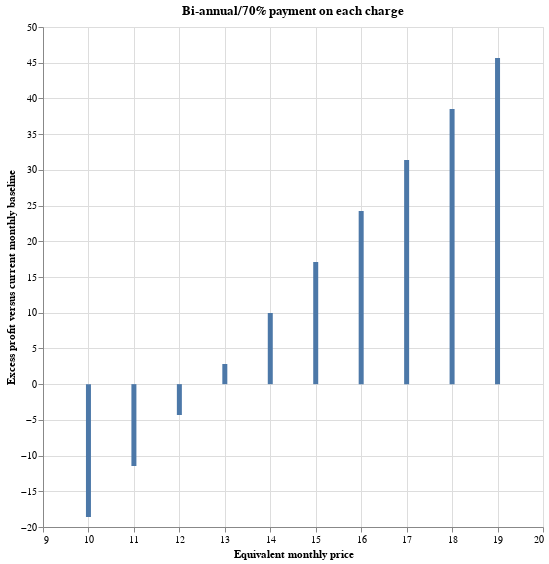

Source (notebook cell):
### Code cell
def compute_return(monthly_price, conversions, charges):
    """
    Take base price and discount it. Return expected revenue
    """
    charge_price = monthly_price * 12 / charges
    total = 0
    for i in range(1, charges + 1):
        total += charge_price * (conversions**i)
    return total


prices = list(range(10, 20, 1))

df = pd.DataFrame(prices, columns=["prices"])
df["conversion"] = 0.7
df["charges"] = 2

df["return"] = df.apply(
    lambda x: compute_return(x["prices"], x["conversion"], int(x["charges"])), axis=1
)

df["difference_to_status_quo"] = df["return"] - 90

alt.Chart(df).mark_bar().encode(
    x=alt.X("prices:Q", axis=alt.Axis(title="Equivalent monthly price")),
    y=alt.Y(
        "difference_to_status_quo:Q",
        axis=alt.Axis(title="Excess profit versus current monthly baseline"),
    ),
).properties(width=500, height=500, title="Bi-annual/70% payment on each charge")

### Figure 1 — Vega-Lite specification as saved in the notebook (floating-point values rounded to 4 significant figures)
{"config": {"view": {"continuousWidth": 400, "continuousHeight": 300}}, "data": {"name": "data-d62cab225f903a8babd97ab9d0859b20"}, "mark": "bar", "encoding": {"x": {"type": "quantitative", "axis": {"title": "Equivalent monthly price"}, "field": "prices"}, "y": {"type": "quantitative", "axis": {"title": "Excess profit versus current monthly baseline"}, "field": "difference_to_status_quo"}}, "height": 500, "title": "Bi-annual/70% payment on each charge", "width": 500, "$schema": "https://vega.github.io/schema/vega-lite/v4.8.1.json", "datasets": {"data-d62cab225f903a8babd97ab9d0859b20": [{"prices": 10, "conversion": 0.7, "charges": 2, "return": 71.4, "difference_to_status_quo": -18.6}, {"prices": 11, "conversion": 0.7, "charges": 2, "return": 78.54, "difference_to_status_quo": -11.46}, {"prices": 12, "conversion": 0.7, "charges": 2, "return": 85.68, "difference_to_status_quo": -4.32}, {"prices": 13, "conversion": 0.7, "charges": 2, "return": 92.82, "difference_to_status_quo": 2.82}, {"prices": 14, "conversion": 0.7, "charges": 2, "return": 99.96, "difference_to_status_quo": 9.96}, {"prices": 15, "conversion": 0.7, "charges": 2, "return": 107.1, "difference_to_status_quo": 17.1}, {"prices": 16, "conversion": 0.7, "charges": 2, "return": 114.2, "difference_to_status_quo": 24.24}, {"prices": 17, "conversion": 0.7, "charges": 2, "return": 121.4, "difference_to_status_quo": 31.38}, {"prices": 18, "conversion": 0.7, "charges": 2, "return": 128.5, "difference_to_status_quo": 38.52}, {"prices": 19, "conversion": 0.7, "charges": 2, "return": 135.7, "difference_to_status_quo": 45.66}]}}
